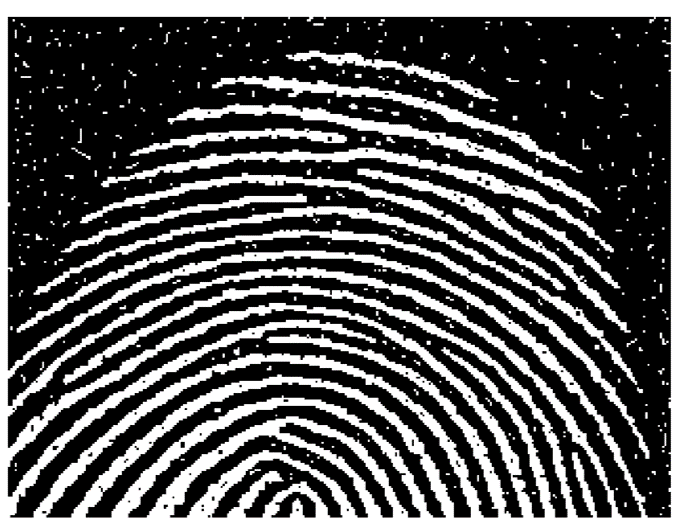
#> input picture imgg/fingerprint.png, 679 x 528 px
$ python task5b.py
#> lines starting #> are read from the running program, lines starting #| are printed output that depends on the picture; after the words box and inside, x2 and y2 are one past the last pixel; in counts of white or black regions, pixels touching at a corner belong together
import matplotlib.pyplot as plt
import numpy as np
import cv2
st_element=np.ones((3,3),np.uint8)*255

image= cv2.imread('imgg/fingerprint.png', 0)
#> image: shape (528, 679); min 0, max 255, mean 86.1
image=cv2.resize(image,(512,512))
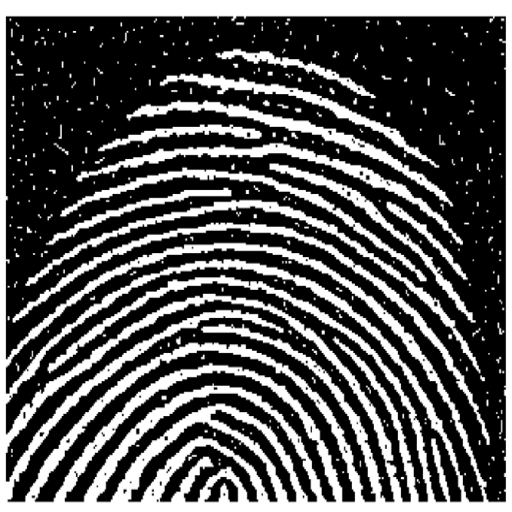
#> image: shape (512, 512); min 0, max 255, mean 86
height,width=image.shape
#> height = 512; width = 512
size=st_element[0].size
# print(size)

def erosion_op(image, st_elemen):
    pad_h = size // 2
    padded_image = np.pad(image, pad_h, mode='constant')

    erosion_img = np.zeros_like(image)
    for i in range(height):
        for j in range(width):
            tmp_window = padded_image[i:i + size, j:j + size]
            if np.array_equal(np.bitwise_and(tmp_window, st_elemen), st_elemen):
                erosion_img[i, j] = 255
            else:
                erosion_img[i, j] = 0
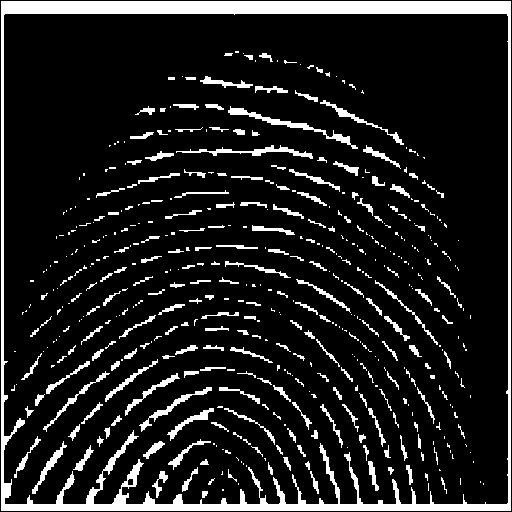
#> erosion_img: shape (512, 512); 12.5% white; 504 white regions (299 under 20 px), largest, box (x1, y1, x2, y2) and area: (1, 1, 511, 511) 15783, (228, 106, 358, 149) 656, (176, 145, 313, 159) 505

    return erosion_img


def dilation_op(image, st_element):
    pad_h = size // 2
#> pad_h = 1
    padded_image = np.pad(image, pad_h, mode='constant')
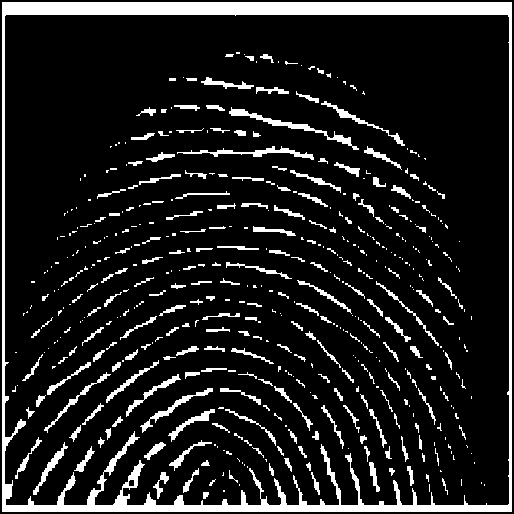
#> padded_image: shape (514, 514); 12.4% white; 504 white regions (299 under 20 px), largest, box (x1, y1, x2, y2) and area: (2, 2, 512, 512) 15783, (229, 107, 359, 150) 656, (177, 146, 314, 160) 505

    dilation_img = np.zeros_like(image)
    for i in range(height):
        for j in range(width):
            tmp_window = padded_image[i:i + size, j:j + size]
            if np.any(np.bitwise_and(tmp_window, st_element)):
                dilation_img[i, j] = 255
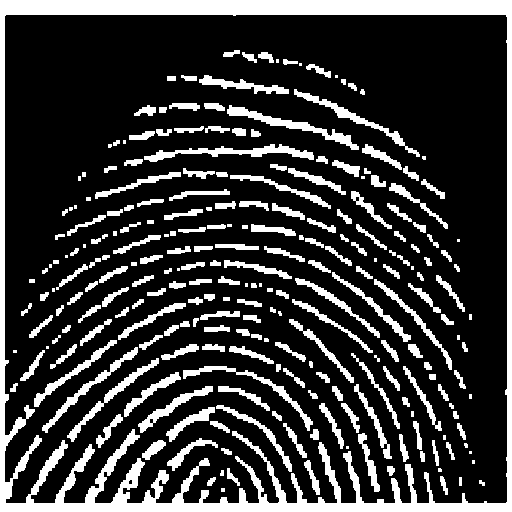
#> dilation_img: shape (512, 512); 21.8% white; 251 white regions (37 under 20 px), largest, box (x1, y1, x2, y2) and area: (0, 0, 512, 512) 23491, (144, 144, 314, 162) 1062, (227, 105, 359, 150) 1024
    return dilation_img

opening_img=dilation_op(erosion_op(image,st_element),st_element)
closing_img=erosion_op(dilation_op(image,st_element),st_element)
#> after the loop in dilation_op (call 2), `for i in range(height):`:
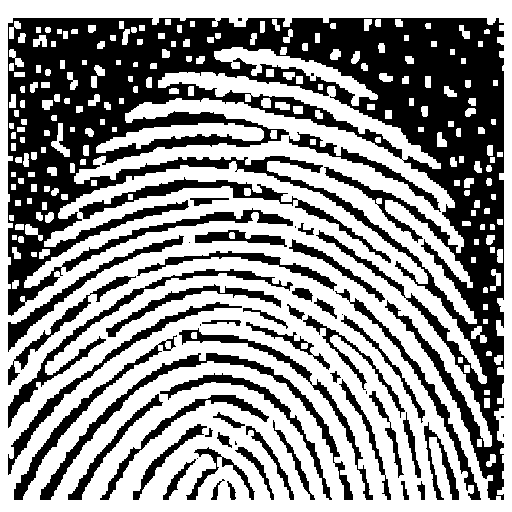
#> dilation_img: shape (512, 512); 57.5% white; 57 black regions (11 under 20 px), largest, box (x1, y1, x2, y2) and area: (8, 18, 504, 500) 74559, (40, 353, 353, 500) 3331, (8, 269, 293, 428) 2572
#> in erosion_op (call 2), `padded_image = np.pad(image, pad_h, mode='constant')`:
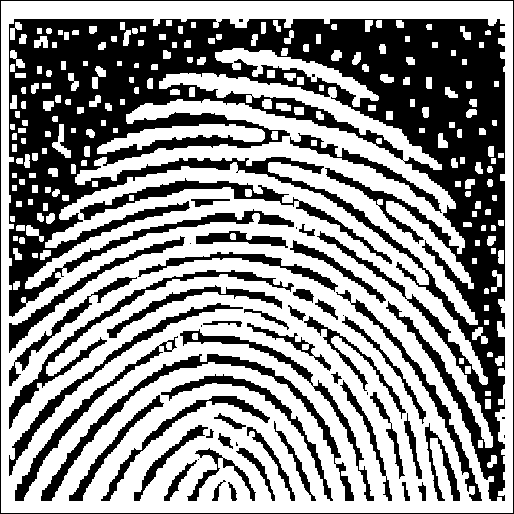
#> padded_image: shape (514, 514); 57.1% white; 58 black regions (11 under 20 px), largest, box (x1, y1, x2, y2) and area: (9, 19, 505, 501) 74559, (41, 354, 354, 501) 3331, (9, 270, 294, 429) 2572
#> after the loop in erosion_op (call 2), `for i in range(height):`:
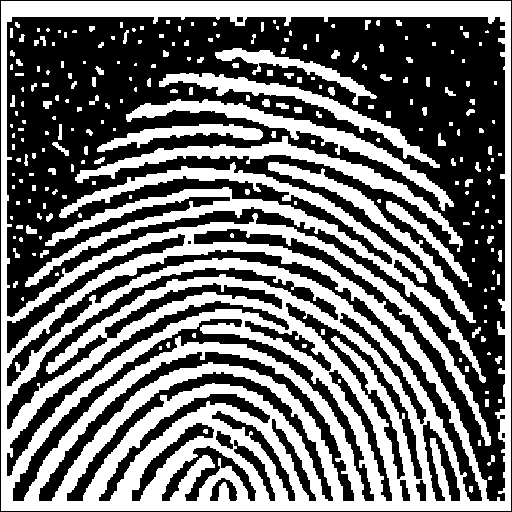
#> erosion_img: shape (512, 512); 44.6% white; 238 white regions (123 under 20 px), largest, box (x1, y1, x2, y2) and area: (1, 1, 511, 511) 81378, (25, 162, 486, 383) 10811, (75, 136, 463, 252) 4603
plt.subplot(221)
plt.imshow(image,cmap='gray')
plt.title('original image')
plt.axis('off')
plt.subplot(223)
plt.imshow(opening_img,cmap='gray')
plt.title('opening image')
plt.axis('off')
plt.subplot(224)
plt.imshow(closing_img,cmap='gray')
plt.title('closing image')
plt.axis('off')
plt.tight_layout()
plt.show()


#  okk 20-10-23

$ run again, with imgg/boundary.png copied over imgg/fingerprint.png
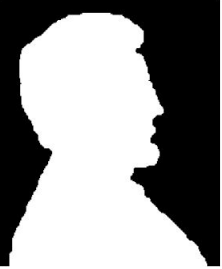
#> input picture imgg/boundary.png, 222 x 269 px
#> image is the input picture: shape (269, 222); min 0, max 255, mean 142.1
#> image: shape (512, 512)
#> after the loop in erosion_op, `for i in range(height):`:
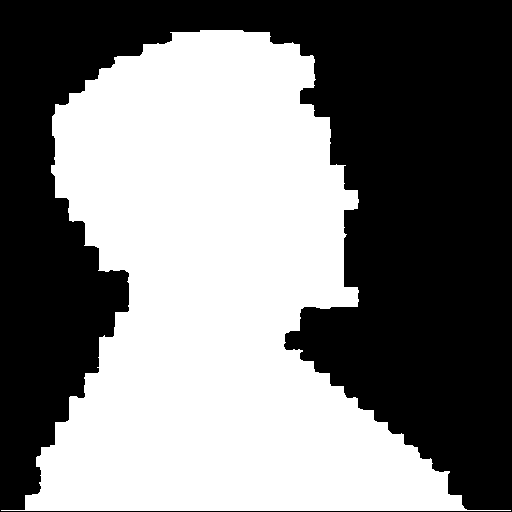
#> erosion_img: shape (512, 512); 48.8% white; 1 white region, box (x1, y1, x2, y2) and area: (1, 30, 511, 511) 128053
#> in dilation_op, `pad_h = size // 2`: pad_h = 1
#> after the loop in erosion_op (call 2), `for i in range(height):`:
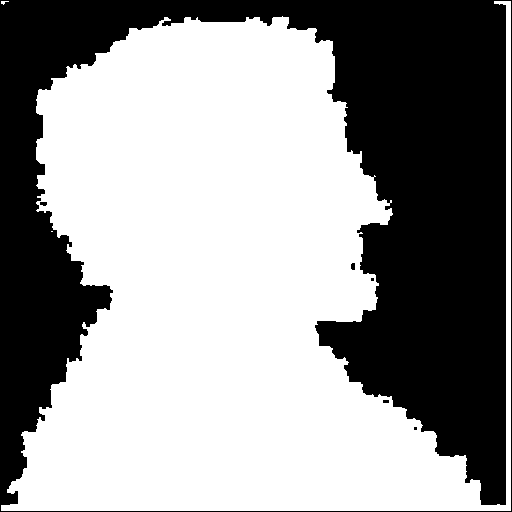
#> erosion_img: shape (512, 512); 59.9% white; 6 black regions (3 under 20 px), largest, box (x1, y1, x2, y2) and area: (0, 0, 512, 512) 105145, (351, 263, 355, 270) 26, (40, 202, 47, 206) 24

$ run again, with imgg/finger1.png copied over imgg/fingerprint.png
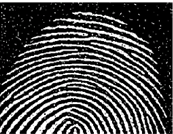
#> input picture imgg/finger1.png, 173 x 134 px
#> after the loop in erosion_op, `for i in range(height):`:
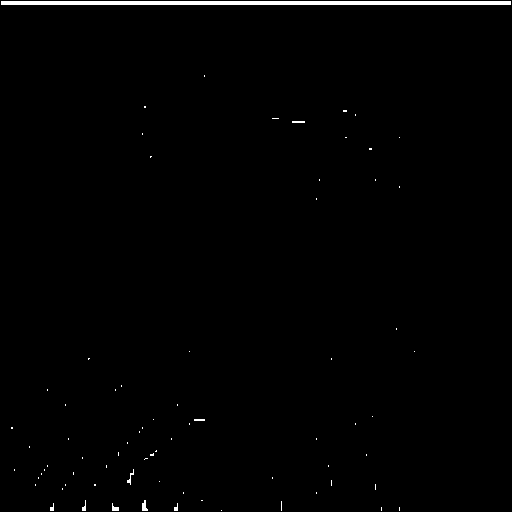
#> erosion_img: shape (512, 512); 0.93% white; 74 white regions (65 under 20 px), largest, box (x1, y1, x2, y2) and area: (1, 1, 511, 5) 2040, (142, 500, 148, 511) 43, (112, 503, 119, 511) 33
#> in dilation_op, `pad_h = size // 2`: pad_h = 1
#> after the loop in erosion_op (call 2), `for i in range(height):`:
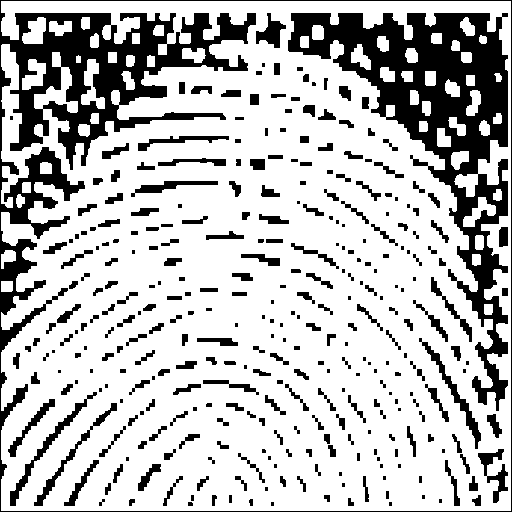
#> erosion_img: shape (512, 512); 74.3% white; 326 black regions (90 under 20 px), largest, box (x1, y1, x2, y2) and area: (288, 13, 508, 411) 22508, (0, 0, 512, 512) 22478, (10, 392, 97, 506) 864
